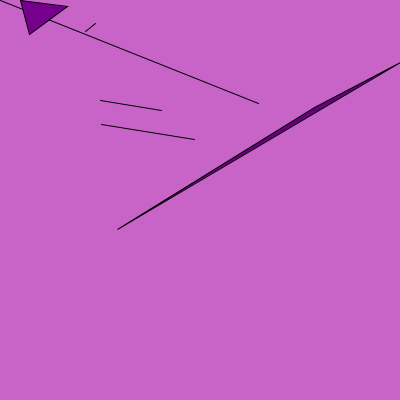
Frame 1 (no input)
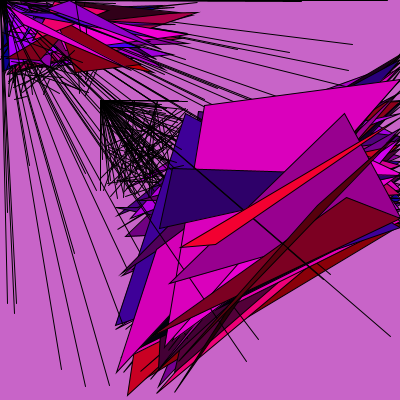
Frame 60 (the mouse pressed at the canvas centre just before this capture)
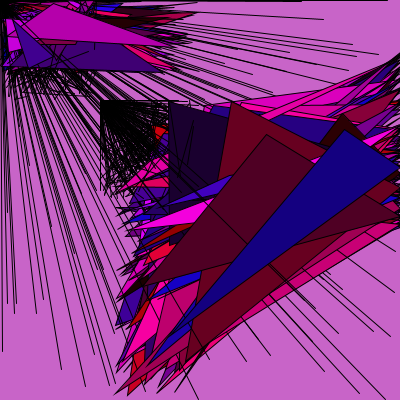
Frame 120 (the mouse held since frame 60 and released just before this capture)

The Processing sketch that drew these frames (run headless with seeded random() and noise(); from frame 60 on, the mouse is pressed at the canvas centre):

// Processing sketch: processing_183742
// ── processing_183742.pde

void setup () { 
  background(200, 100, 200);
  size (400,400);}
void draw() {
line(0,0,random(400),random(400));
line(random(100),random(100),random(100),random(100));
fill (random(255),0,random(255));
triangle(random(200), random(75), random(100), random(20), random(86), random(75));

line(100,100,random(100,200),random(100,200));
line(random(100,200),random(100,200),random(100,200),random(100,200));
fill (random(255),0,random(255));
triangle(random(400,200), random(50,230), random(140,350), random(100,250), random(115,186), random(175,400));
}
